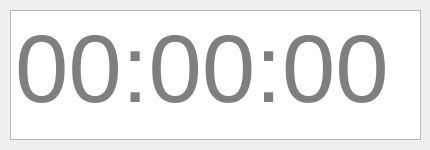
<?xml version="1.0" encoding="UTF-8"?>
<ui version="4.0">
 <class>MainWindow</class>
 <widget class="QMainWindow" name="MainWindow">
  <property name="geometry">
   <rect>
    <x>0</x>
    <y>0</y>
    <width>430</width>
    <height>150</height>
   </rect>
  </property>
  <property name="minimumSize">
   <size>
    <width>430</width>
    <height>150</height>
   </size>
  </property>
  <property name="maximumSize">
   <size>
    <width>430</width>
    <height>150</height>
   </size>
  </property>
  <property name="cursor">
   <cursorShape>ForbiddenCursor</cursorShape>
  </property>
  <property name="windowTitle">
   <string>MainWindow</string>
  </property>
  <widget class="QWidget" name="centralwidget">
   <widget class="QPlainTextEdit" name="plainTextEdit">
    <property name="geometry">
     <rect>
      <x>10</x>
      <y>10</y>
      <width>411</width>
      <height>130</height>
     </rect>
    </property>
    <property name="font">
     <font>
      <pointsize>72</pointsize>
     </font>
    </property>
    <property name="readOnly">
     <bool>true</bool>
    </property>
    <property name="placeholderText">
     <string>00:00:00</string>
    </property>
   </widget>
  </widget>
 </widget>
 <resources/>
 <connections/>
</ui>
